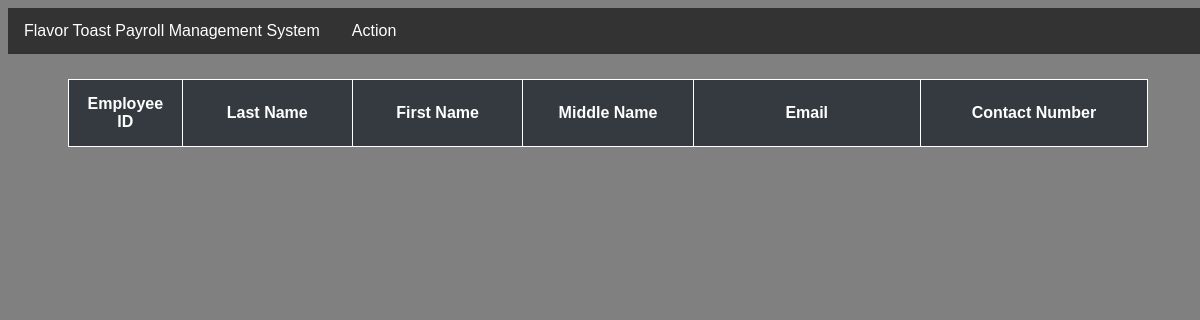
The page /employee/ on the database as committed earlier.
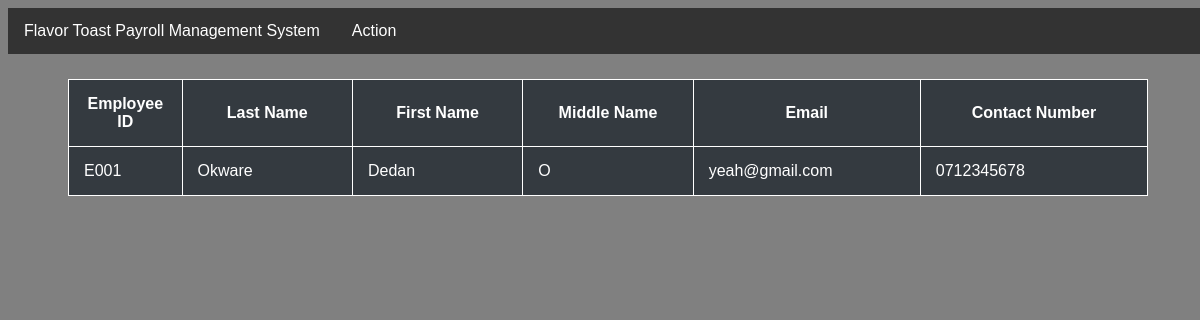
The same page on the database as committed later.
### payroll/models.py (models this page shows, shortened)
class Employee(models.Model):
    empID = models.CharField(max_length=30, primary_key=True, verbose_name="Employee ID")
    lastName = models.CharField(max_length=50, verbose_name="Last Name")
    firstName = models.CharField(max_length=50, verbose_name="First Name")
    middleName = models.CharField(max_length=50,blank=True, verbose_name="Middle Name")
    email = models.EmailField(max_length=50, verbose_name="Email")
    contactNo = models.CharField(max_length=12, verbose_name="Contact Number")
    jobDesc = models.CharField(max_length=30, verbose_name="Job")
    class Meta:
        verbose_name_plural = 'Employees'

### payroll/views.py (the view)
# urls.py: path('employee/',views.employee, name='employee'),
def employee(request):
    data = Employee.objects.all()
    context = {
        "data" : data,
    }
    return render(request,'employee.html',context)

### payroll/templates/employee.html (shortened to what this page needs)
{% extends 'base.html' %}
{% block content %}
{% include 'nav.html' %}
    <body>
        <div>
            <table  style="width:90%;margin:25px auto">
                <tr>
                    <th  style="width:10%;">Employee ID</th>
                    <th style="width:15%;">Last Name</th>
                    <th style="width:15%;"> First Name</th>
                    <th style="width:15%;">Middle Name</th>
                    <th style="width:20%;">Email</th>
                    <th style="width:20%;">Contact Number</th>
                </tr>
                {% for i in data %}
                <tr>
                    <td >{{i.empID}}</td>
                    <td>{{i.lastName}}</td>
                    <td>{{i.firstName}}</td>
                    <td>{{i.middleName}}</td>
                    <td>{{i.email}}</td>
                    <td>{{i.contactNo}}</td>
                </tr>
                {% endfor %}
            </table>
        </div>
    </body>
{% endblock %}

Rows that differ between the two databases and show on the page:
added Employee: empID "E001", lastName "Okware", firstName "Dedan", middleName "O", email "yeah@gmail.com", contactNo "0712345678"
